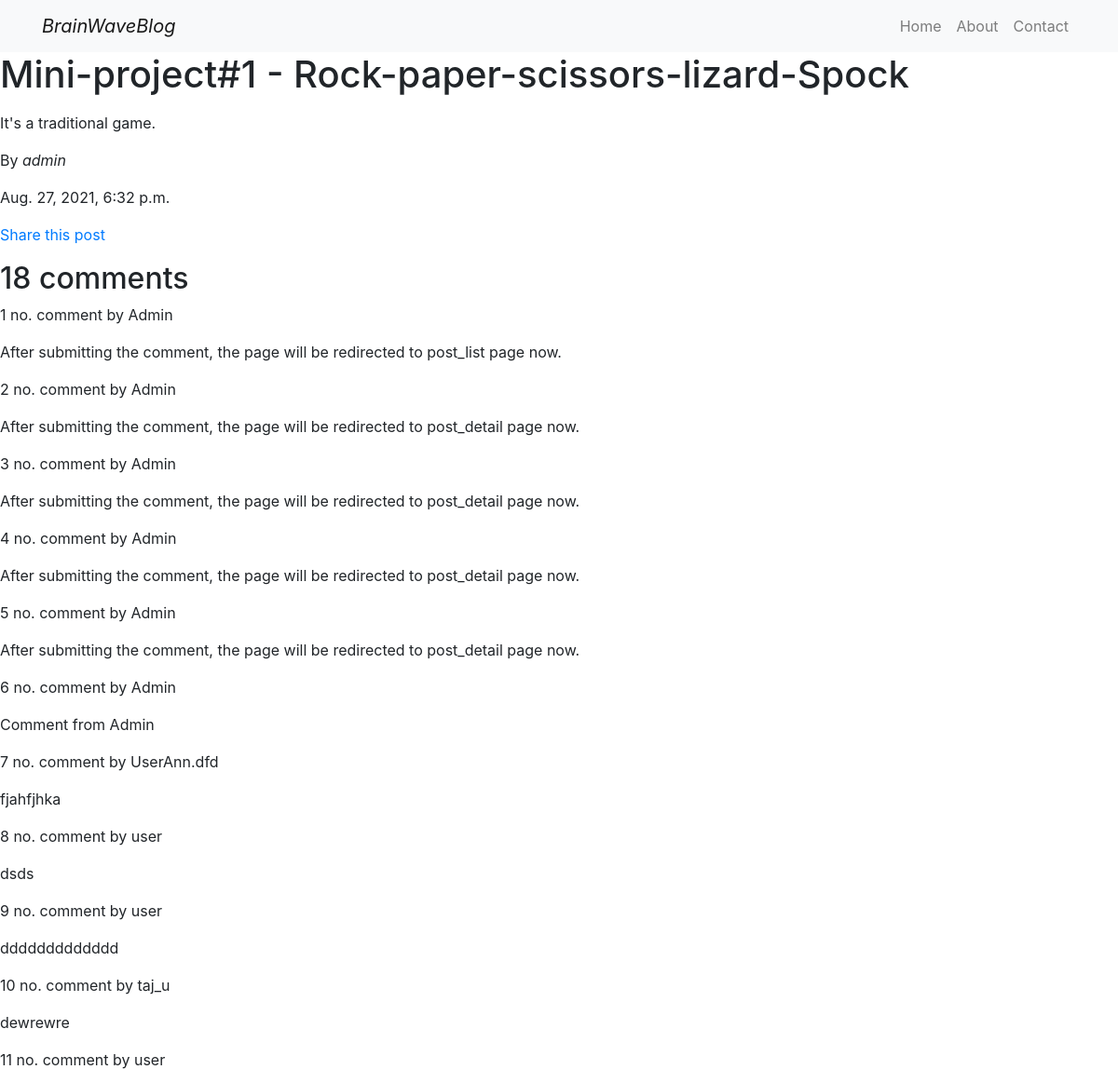
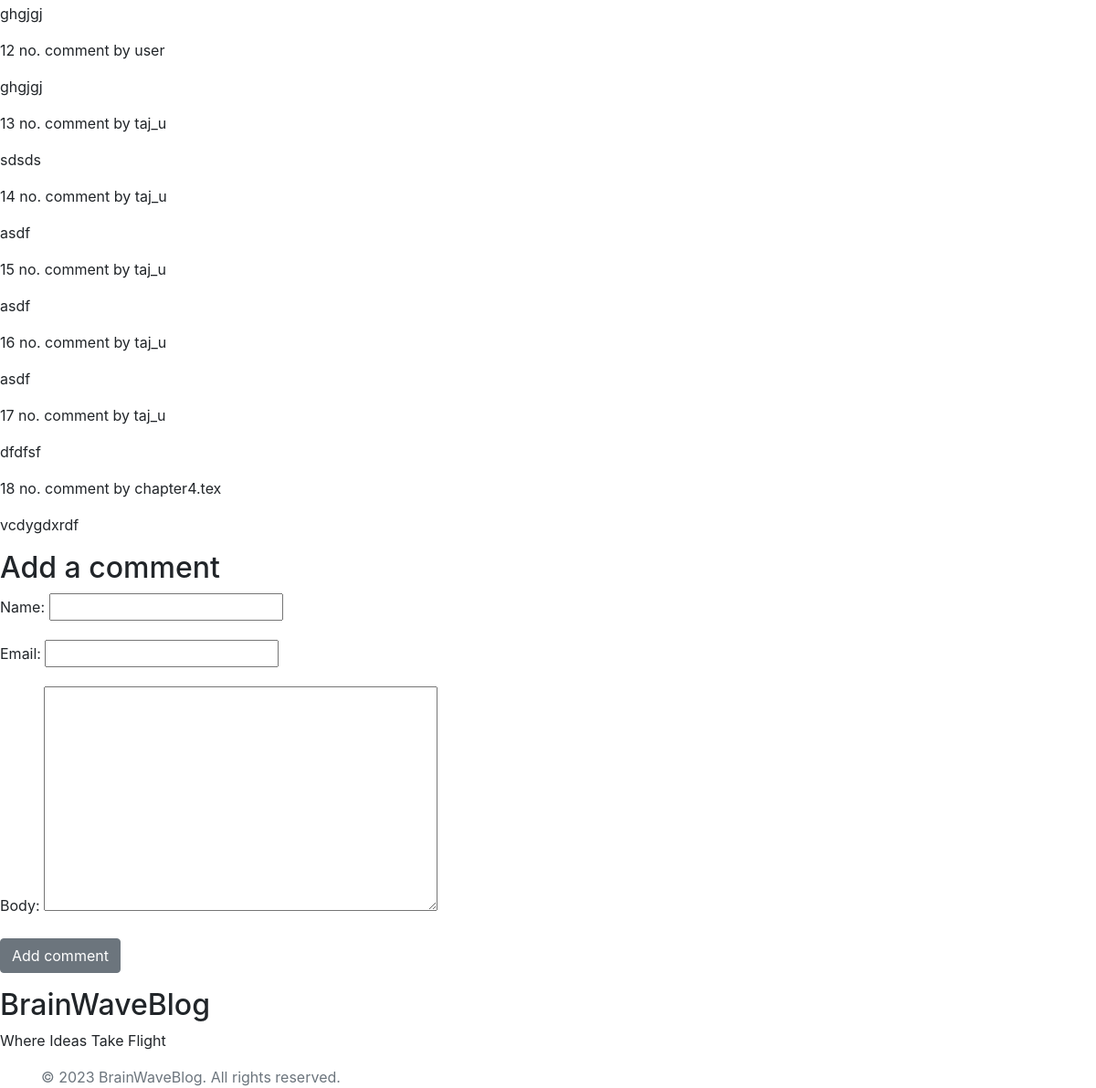
The page /blog/post/2021/8/27/mini-project1-rock-paper-scissors-lizard-spock/ on the database its author committed (2 pictures, top to bottom).
### blog/models.py (models this page shows, shortened)
class Post(models.Model):
    STATUS_CHOICES = (
    ('draft', 'Draft'),
    ('published', 'Published'),
    )
    title = models.CharField(max_length=250)
    slug = models.SlugField(max_length=250,
                            unique_for_date='publish')
    author = models.ForeignKey(User,
                               on_delete=models.CASCADE,
                               related_name='blog_posts')
    body = models.TextField()
    publish = models.DateTimeField(default=timezone.now)
    created = models.DateTimeField(auto_now_add=True)
    updated = models.DateTimeField(auto_now=True)
    status = models.CharField(max_length=10,
                              choices=STATUS_CHOICES,
                              default='draft')
    tags = TaggableManager()
    objects = models.Manager()
    published = PublishedManager()
    class Meta:
        ordering = ('-publish',)

class Comment(models.Model):
    post = models.ForeignKey(Post, on_delete = models.CASCADE, related_name = 'comments')
    name = models.CharField(max_length = 30)
    email = models.EmailField(blank=True)
    body = models.TextField()
    created = models.DateTimeField(auto_now_add = True)
    edited = models.DateTimeField(auto_now = True)
    active = models.BooleanField(default = True)
    class Meta:
        ordering = ('-created',)

### blog/views.py (the view)
# urls.py: path('post/<int:year>/<int:month>/<int:day>/<slug:slug>/', views.post_detail, name='post_detail'),
def post_detail(request, year, month, day, slug):
    post = get_object_or_404(Post, slug=slug,
        status='published',
        publish__year=year,
        publish__month=month,
        publish__day=day)
    comments = post.comments.filter(active=True)
    new_comment = None
    if request.method == 'POST':
        comment_form = CommentForm(request.POST)
        if comment_form.is_valid():
            new_comment = comment_form.save(commit=False)
            new_comment.post = post
            new_comment.save()
            return redirect('blog:post_list')
    else:
        comment_form = CommentForm()
    context = {
        'post': post,
        'comments':comments,
        'new_comment':new_comment,
        'comment_form':comment_form}
    return render(request, 'blog/post/detail.html', context)

### blog/forms.py
class CommentForm(forms.ModelForm):
    class Meta:
        model = Comment
        fields = ('name', 'email', 'body')

### blog/templates/blog/post/detail.html (shortened to what this page needs)
{% extends "base.html" %}
{% block content %}
<h1>{{post.title}}</h1>
<p>
    {{post.body | linebreaks}}
</p>
<p>By <i>{{ post.author }}</i></p>
<p>{{ post.created }}</p>
<p>
<a href = "{% url 'blog:post_share'  post.id %}">Share this post</a>
</p>
{% with comments.count as total_comments %}
<h2>
{{ total_comments }} comment{{ total_comments|pluralize }}
</h2>
{% endwith %}
{% for comment in comments %}
<div class='comment'>
<p class='info'>
{{ forloop.counter }} no. comment by {{ comment.name }}
</p>
{{ comment.body|linebreaks }}
{% empty %}
    <p>There are no comment yet.</p>
{% endfor %}
{% if  new_comment %}
<h2>Your comment added successfully.</h1>
{% else %}
<h2>Add a comment</h2>
{% endif %}
<form method ='POST'>
{{ comment_form.as_p }}
<p><input type="submit" class="btn btn-secondary" value="Add comment"></a></p>
</form>
{% endblock %}

### rows shown on the page
Post: title "Mini-project#1 - Rock-paper-scissors-lizard-Spock", body "It's a traditional game.", author "admin", created "Aug. 27, 2021, 6:32 p.m."
Comment: name "Admin", body "After submitting the comment, the page will be redirected to post_list page now."
Comment: name "Admin", body "After submitting the comment, the page will be redirected to post_detail page now."
Comment: name "Admin", body "After submitting the comment, the page will be redirected to post_detail page now."
Comment: name "Admin", body "After submitting the comment, the page will be redirected to post_detail page now."
Comment: name "Admin", body "After submitting the comment, the page will be redirected to post_detail page now."
Comment: name "Admin", body "Comment from Admin"
Comment: name "UserAnn.dfd", body "fjahfjhka"
Comment: name "user", body "dsds"
Comment: name "user", body "ddddddddddddd"
Comment: name "taj_u", body "dewrewre"
Comment: name "user", body "ghgjgj"
Comment: name "user", body "ghgjgj"
Comment: name "taj_u", body "sdsds"
Comment: name "taj_u", body "asdf"
Comment: name "taj_u", body "asdf"
Comment: name "taj_u", body "asdf"
Comment: name "taj_u", body "dfdfsf"
Comment: name "chapter4.tex", body "vcdygdxrdf"

### other values the page prints
{{ total_comments }} "18"
